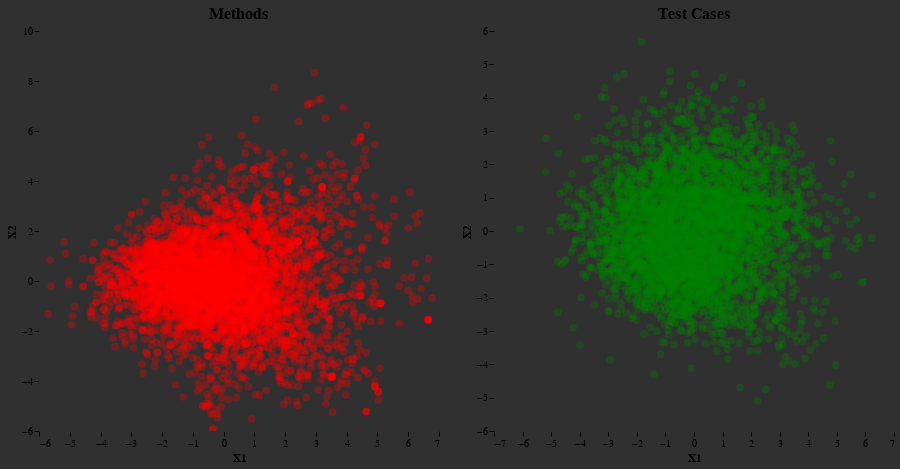

Notebook code for this chart:
### Code cell
import altair as alt
alt.data_transformers.disable_max_rows()

def my_theme(*args, **kwargs):
    return {'config': {'background': '#303030',
                       'axis': {'domainColor': '#303030', 'tickColor':'black'},
                       'view': {'fill': '#303030', 'stroke':'#303030'},
                       'title': {'fontSize':16}}
            }

alt.themes.register('my-chart', my_theme)
alt.themes.enable('my-chart')



Chart_Methods = alt.Chart(df_vectors_methods_2D).mark_circle(
        color='red',
        opacity=0.3,
        size=60,
).encode(
    alt.X('X1', axis=alt.Axis(grid=False)),
    alt.Y('X2', axis=alt.Axis(grid=False)),
).interactive().properties(
    width=400,
    height=400,
    title='Methods'
)#.configure(background='#383838').configure_mark(color='darkyellow')


Chart_Tests = alt.Chart(df_vectors_tests_2D).mark_circle(
        color='green',
        opacity=0.3,
        size=60,
).encode(
    alt.X('X1', axis=alt.Axis(grid=False)),
    alt.Y('X2', axis=alt.Axis(grid=False)),
).interactive().properties(
    width=400,
    height=400,
    title='Test Cases'
)#.configure(background='#383838').configure_mark(color='darkyellow')

Chart_Methods | Chart_Tests

### Figure 1 — Vega-Lite specification as saved in the notebook (floating-point values rounded to 4 significant figures; data arrays with more than 128 entries replaced by an {"elided": "..."} marker saying what was removed)
{"config": {"background": "#303030", "axis": {"domainColor": "#303030", "tickColor": "black"}, "view": {"fill": "#303030", "stroke": "#303030"}, "title": {"fontSize": 16}}, "hconcat": [{"data": {"name": "data-edbf1ad866743262423405be3aa024c4"}, "mark": {"type": "circle", "color": "red", "opacity": 0.3, "size": 60}, "encoding": {"x": {"axis": {"grid": false}, "field": "X1", "type": "quantitative"}, "y": {"axis": {"grid": false}, "field": "X2", "type": "quantitative"}}, "height": 400, "selection": {"selector001": {"type": "interval", "bind": "scales", "encodings": ["x", "y"]}}, "title": "Methods", "width": 400}, {"data": {"name": "data-6dea06f5737ca6c12d97e74de2bc02f7"}, "mark": {"type": "circle", "color": "green", "opacity": 0.3, "size": 60}, "encoding": {"x": {"axis": {"grid": false}, "field": "X1", "type": "quantitative"}, "y": {"axis": {"grid": false}, "field": "X2", "type": "quantitative"}}, "height": 400, "selection": {"selector002": {"type": "interval", "bind": "scales", "encodings": ["x", "y"]}}, "title": "Test Cases", "width": 400}], "$schema": "https://vega.github.io/schema/vega-lite/v4.17.0.json", "datasets": {"data-edbf1ad866743262423405be3aa024c4": {"elided": "4499 records"}, "data-6dea06f5737ca6c12d97e74de2bc02f7": {"elided": "4499 records"}}}
